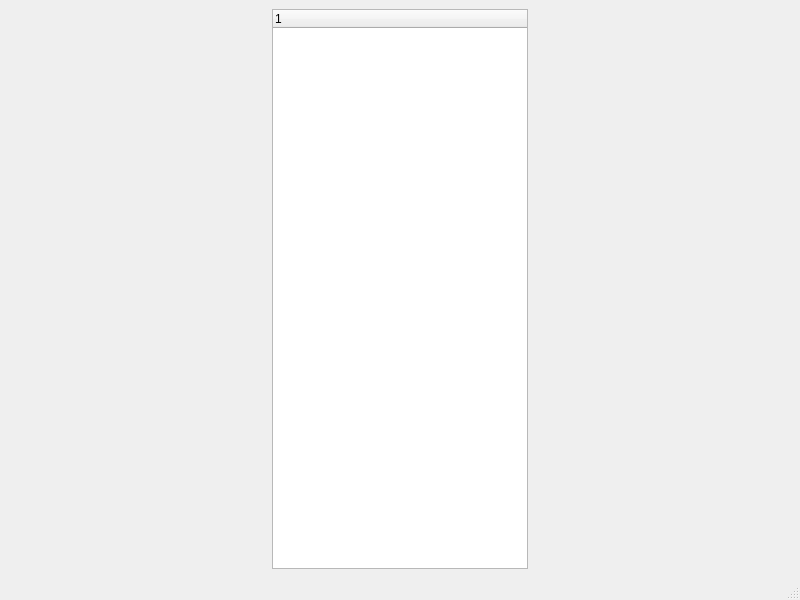
<?xml version="1.0" encoding="UTF-8"?>
<ui version="4.0">
 <class>MainWindow</class>
 <widget class="QMainWindow" name="MainWindow">
  <property name="geometry">
   <rect>
    <x>0</x>
    <y>0</y>
    <width>800</width>
    <height>600</height>
   </rect>
  </property>
  <property name="windowTitle">
   <string>MainWindow</string>
  </property>
  <widget class="QWidget" name="centralwidget">
   <layout class="QHBoxLayout" name="horizontalLayout">
    <item>
     <widget class="QTreeWidget" name="treeWidget">
      <property name="sizePolicy">
       <sizepolicy hsizetype="Fixed" vsizetype="Expanding">
        <horstretch>0</horstretch>
        <verstretch>0</verstretch>
       </sizepolicy>
      </property>
      <column>
       <property name="text">
        <string notr="true">1</string>
       </property>
      </column>
     </widget>
    </item>
    <item>
     <layout class="QVBoxLayout" name="verticalLayout"/>
    </item>
   </layout>
  </widget>
  <widget class="QMenuBar" name="menubar">
   <property name="geometry">
    <rect>
     <x>0</x>
     <y>0</y>
     <width>800</width>
     <height>21</height>
    </rect>
   </property>
  </widget>
  <widget class="QStatusBar" name="statusbar"/>
 </widget>
 <resources/>
 <connections/>
</ui>
